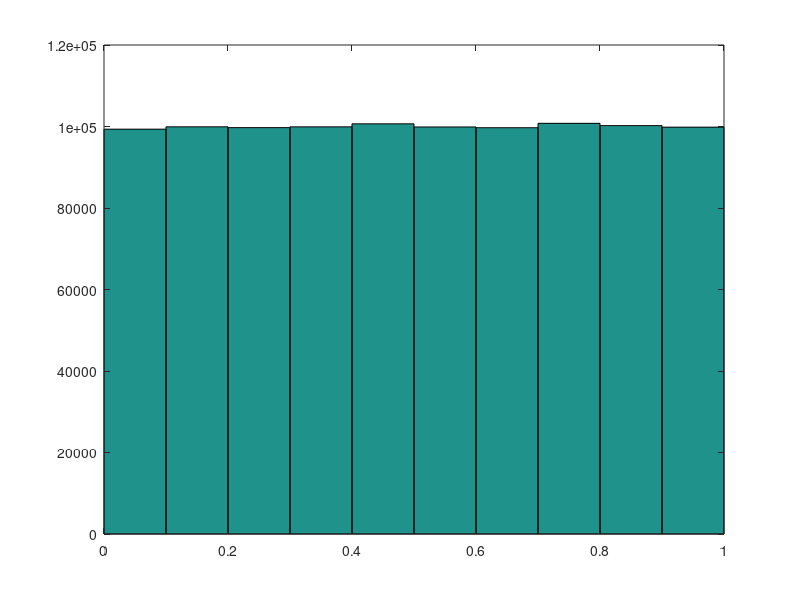

Write MATLAB code to recreate this figure.
clear all;
x = [51, 31, 15, 3];
x_theo = 100*[(5/6)^3, 3*(5/6)^2*1/6, 3*(5/6)*(1/6)^2,(1/6)^3];
ChisquaredTest = sum((x-x_theo).^2./x_theo);
chi2inv(0.95,2)

clear;
x=[];
for kk=1:1000
    x(kk)=randi([-3, 2]);
end
hist(x);

clear;
x=[];
for kk=1:1000000
    x(kk)=rand();
end
hist(x)
var(x)
mean=(sum(x)/1000000);
myvar=(sum((x-mean).^2)/999999)
